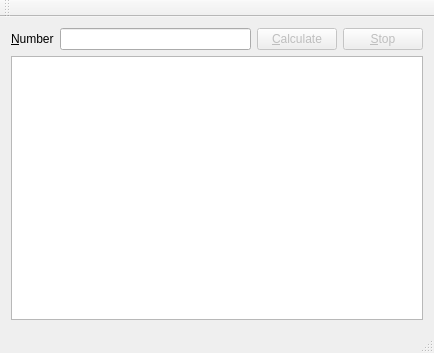
<?xml version="1.0" encoding="UTF-8"?>
<ui version="4.0">
 <class>MainWindow</class>
 <widget class="QMainWindow" name="MainWindow">
  <property name="geometry">
   <rect>
    <x>0</x>
    <y>0</y>
    <width>434</width>
    <height>353</height>
   </rect>
  </property>
  <property name="windowTitle">
   <string>Goldbach</string>
  </property>
  <widget class="QWidget" name="centralWidget">
   <layout class="QVBoxLayout" name="verticalLayout">
    <item>
     <layout class="QHBoxLayout" name="horizontalLayoutInput">
      <item>
       <widget class="QLabel" name="labelNumber">
        <property name="text">
         <string>&amp;Number</string>
        </property>
        <property name="buddy">
         <cstring>lineEditNumber</cstring>
        </property>
       </widget>
      </item>
      <item>
       <widget class="QLineEdit" name="lineEditNumber"/>
      </item>
      <item>
       <widget class="QPushButton" name="pushButtonCalculate">
        <property name="enabled">
         <bool>false</bool>
        </property>
        <property name="text">
         <string>&amp;Calculate</string>
        </property>
       </widget>
      </item>
      <item>
       <widget class="QPushButton" name="pushButtonStop">
        <property name="enabled">
         <bool>false</bool>
        </property>
        <property name="text">
         <string>&amp;Stop</string>
        </property>
       </widget>
      </item>
     </layout>
    </item>
    <item>
     <widget class="QListView" name="listViewResults"/>
    </item>
   </layout>
  </widget>
  <widget class="QMenuBar" name="menuBar">
   <property name="geometry">
    <rect>
     <x>0</x>
     <y>0</y>
     <width>434</width>
     <height>22</height>
    </rect>
   </property>
  </widget>
  <widget class="QToolBar" name="mainToolBar">
   <attribute name="toolBarArea">
    <enum>TopToolBarArea</enum>
   </attribute>
   <attribute name="toolBarBreak">
    <bool>false</bool>
   </attribute>
  </widget>
  <widget class="QStatusBar" name="statusBar"/>
 </widget>
 <layoutdefault spacing="6" margin="11"/>
 <resources/>
 <connections/>
</ui>
